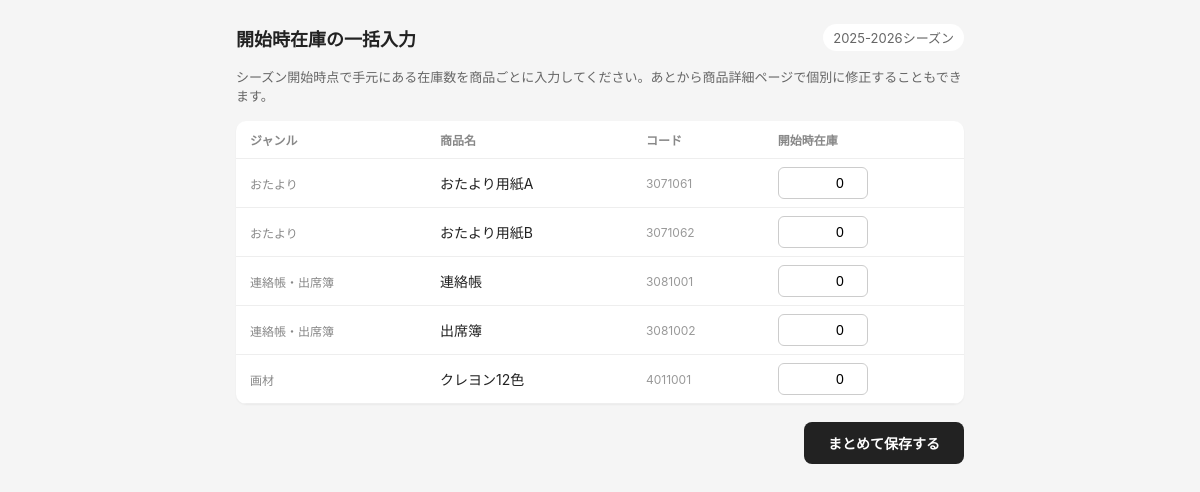
/public/initial_stock_input.php, run on the app's committed database.
### tables this page shows
CREATE TABLE seasons (
  id INT AUTO_INCREMENT PRIMARY KEY,
  name VARCHAR(50) NOT NULL,               
  start_date DATE NOT NULL,                
  end_date DATE NOT NULL,                  
  is_active TINYINT(1) NOT NULL DEFAULT 0, 
  created_at DATETIME NOT NULL DEFAULT CURRENT_TIMESTAMP
);

CREATE TABLE products (
  id INT AUTO_INCREMENT PRIMARY KEY,
  genre_id INT NOT NULL,
  product_code VARCHAR(30) NOT NULL,       
  product_name VARCHAR(255) NOT NULL,      
  display_order INT NOT NULL DEFAULT 0,    
  is_active TINYINT(1) NOT NULL DEFAULT 1,
  created_at DATETIME NOT NULL DEFAULT CURRENT_TIMESTAMP,
  UNIQUE KEY uq_product_code (product_code),
  CONSTRAINT fk_products_genre FOREIGN KEY (genre_id) REFERENCES genres(id)
);

CREATE TABLE genres (
  id INT AUTO_INCREMENT PRIMARY KEY,
  name VARCHAR(100) NOT NULL,
  display_order INT NOT NULL DEFAULT 0,    
  is_active TINYINT(1) NOT NULL DEFAULT 1,
  created_at DATETIME NOT NULL DEFAULT CURRENT_TIMESTAMP
);

### includes/functions.php (called while the page is built, shortened)
<?php
function get_active_season(): ?array
{
    $pdo = get_pdo();
    $stmt = $pdo->query("SELECT * FROM seasons WHERE is_active = 1 ORDER BY id DESC LIMIT 1");
    $season = $stmt->fetch();
    return $season ?: null;
}

### public/initial_stock_input.php (the view, shortened to what this page needs)
<?php
require_once __DIR__ . '/../includes/functions.php';
$season = get_active_season();
$pdo = get_pdo();
$stmt = $pdo->prepare("
  SELECT p.id AS product_id, p.product_code, p.product_name, g.name AS genre_name,
         COALESCE(ist.quantity, 0) AS initial_stock
  FROM products p
  INNER JOIN genres g ON g.id = p.genre_id
  LEFT JOIN initial_stocks ist ON ist.product_id = p.id AND ist.season_id = :season_id
  WHERE p.is_active = 1
  ORDER BY g.display_order ASC, g.id ASC, p.display_order ASC, p.id ASC
");
$stmt->execute(['season_id' => $season['id']]);
$products = $stmt->fetchAll();
?>
<!DOCTYPE html>
<html lang="ja">
<head>
</head>
<body>
<div class="page">
  <div class="header">
    <h1>開始時在庫の一括入力</h1>
    <span class="season"><?= htmlspecialchars($season['name']) ?></span>
  </div>
  <p class="note">シーズン開始時点で手元にある在庫数を商品ごとに入力してください。あとから商品詳細ページで個別に修正することもできます。</p>
  <table>
    <thead>
      <tr><th>ジャンル</th><th>商品名</th><th>コード</th><th>開始時在庫</th></tr>
    </thead>
    <tbody>
      <?php foreach ($products as $p): ?>
      <tr>
        <td class="genre"><?= htmlspecialchars($p['genre_name']) ?></td>
        <td><?= htmlspecialchars($p['product_name']) ?></td>
        <td class="code"><?= htmlspecialchars($p['product_code']) ?></td>
        <td>
          <input type="number" class="stock-input" min="0"
                 data-product-id="<?= (int)$p['product_id'] ?>"
                 value="<?= (int)$p['initial_stock'] ?>">
        </td>
      </tr>
      <?php endforeach; ?>
    </tbody>
  </table>
  <div class="actions">
    <button class="btn-primary" id="save-btn">まとめて保存する</button>
  </div>
</div>
</body>
</html>

### public/initial_stock_input.php (style rules this page uses)
* { box-sizing: border-box; margin: 0; padding: 0; }
body { font-family: -apple-system, BlinkMacSystemFont, "Hiragino Kaku Gothic ProN", "Yu Gothic", sans-serif; background: #f5f5f5; color: #222; }
.page { max-width: 760px; margin: 0 auto; padding: 24px 16px; }
.header { display: flex; justify-content: space-between; align-items: center; margin-bottom: 16px; }
.header h1 { font-size: 18px; font-weight: 600; }
.header .season { font-size: 13px; color: #666; background: #fff; padding: 4px 10px; border-radius: 999px; }
.note { font-size: 13px; color: #666; margin-bottom: 16px; }
table { width: 100%; border-collapse: collapse; background: #fff; border-radius: 10px; overflow: hidden; box-shadow: 0 1px 2px rgba(0,0,0,0.05); }
th { text-align: left; font-size: 12px; color: #888; padding: 10px 14px; border-bottom: 1px solid #eee; }
td { padding: 8px 14px; border-bottom: 1px solid #eee; font-size: 14px; }
td.genre { color: #888; font-size: 12px; white-space: nowrap; }
td.code { color: #999; font-size: 12px; white-space: nowrap; }
input.stock-input { width: 90px; height: 32px; border-radius: 6px; border: 1px solid #ccc; padding: 0 8px; text-align: right; font-size: 14px; }
.actions { display: flex; justify-content: flex-end; gap: 10px; margin-top: 18px; }
.btn-primary { height: 42px; padding: 0 24px; border-radius: 8px; border: none; background: #222; color: #fff; font-size: 14px; font-weight: 600; cursor: pointer; }

### data on the page
seasons: name "2025-2026シーズン"
products: genre.name "おたより", product_name "おたより用紙A", product_code "3071061", initial_stock "0"
products: genre.name "おたより", product_name "おたより用紙B", product_code "3071062", initial_stock "0"
products: genre.name "連絡帳・出席簿", product_name "連絡帳", product_code "3081001", initial_stock "0"
products: genre.name "連絡帳・出席簿", product_name "出席簿", product_code "3081002", initial_stock "0"
products: genre.name "画材", product_name "クレヨン12色", product_code "4011001", initial_stock "0"
